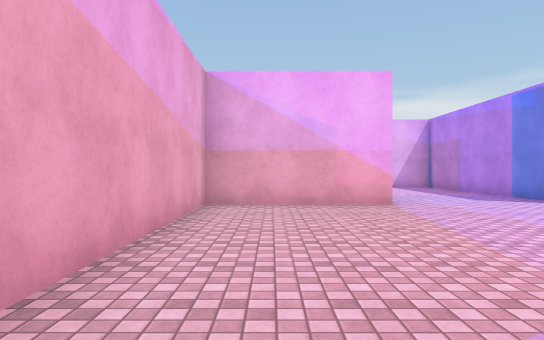
view 1 (above)

24 first-person views from a walk through a 3-D level made in the Unity game engine. The camera is 1.3 m above the floor, looks level and sees 70° across. The floor is counted in squares, 2 m on a side. Each view is taken from the middle of a square. On the plan, view 1 faces up. The plan holds only what a view shows up to about 11 squares ahead; the rest is blank. The player is left out. Some animated figures are not drawn. Surface patterns are stand-ins for the level's own textures.

view 2
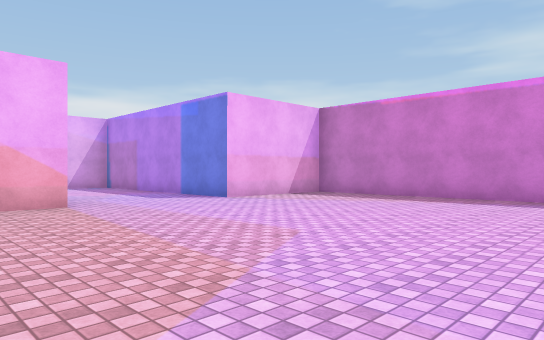

view 3
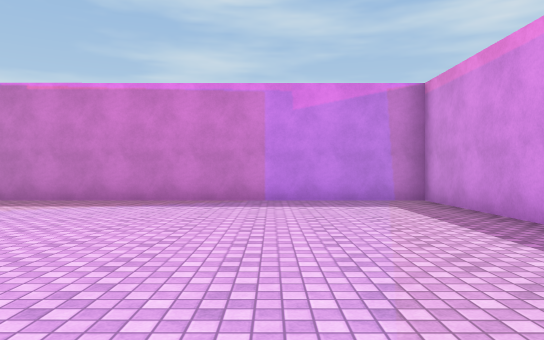

view 4
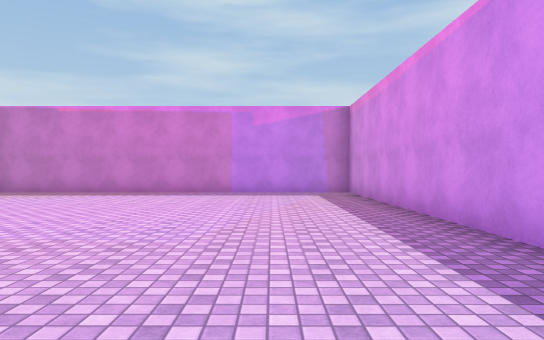

view 5
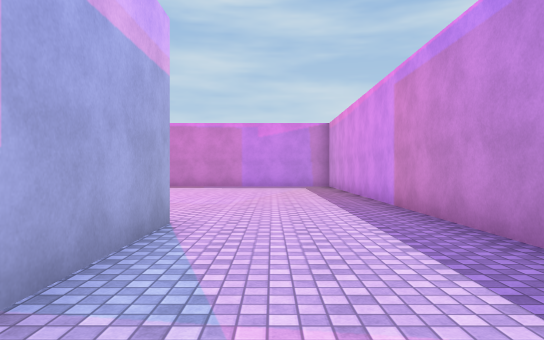

view 6
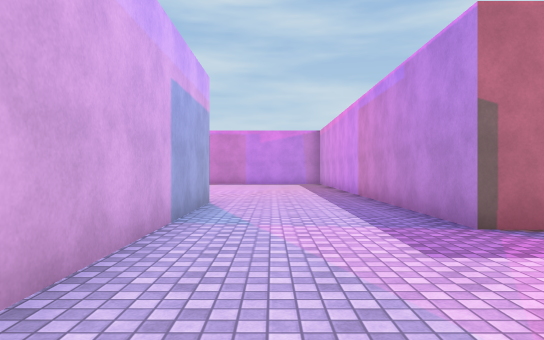

view 7
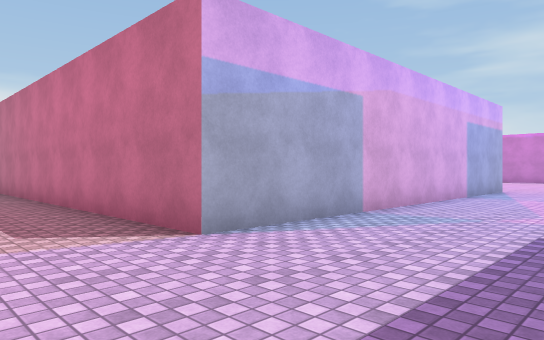

view 8
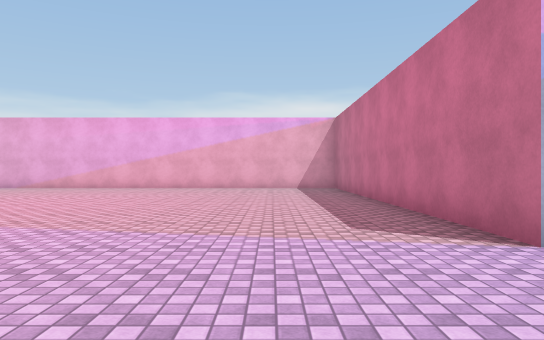

view 9
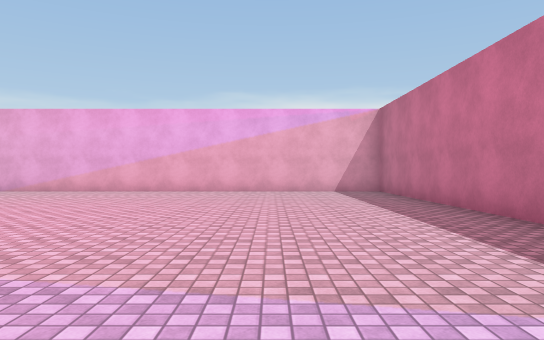

view 10
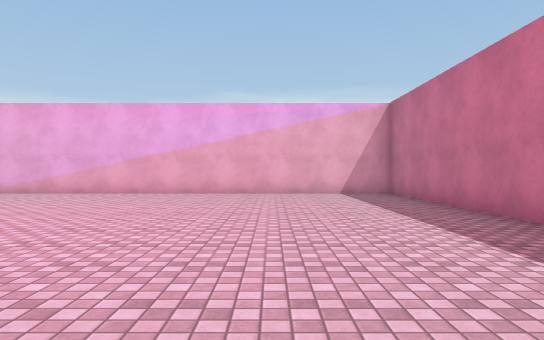

view 11
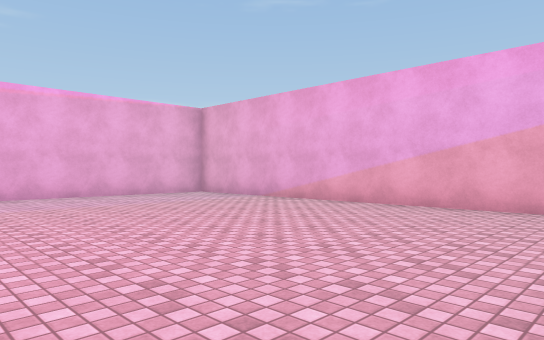

view 12
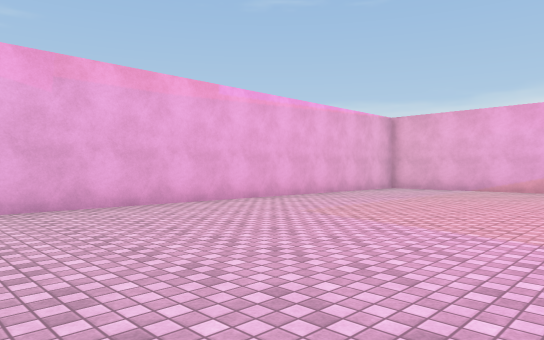

view 13
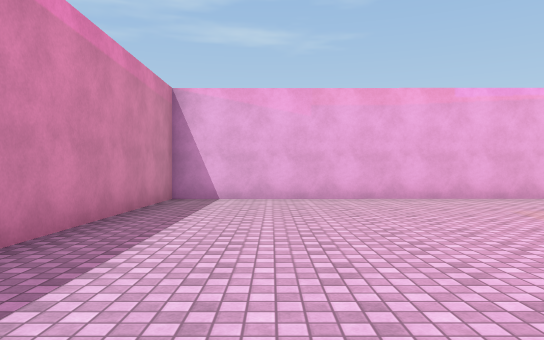

view 14
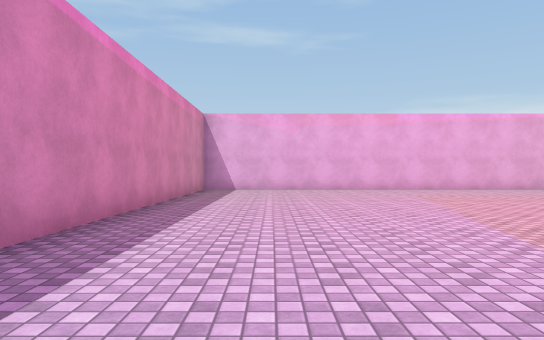

view 15
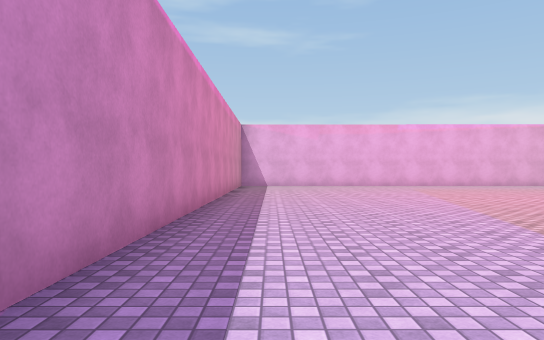

view 16
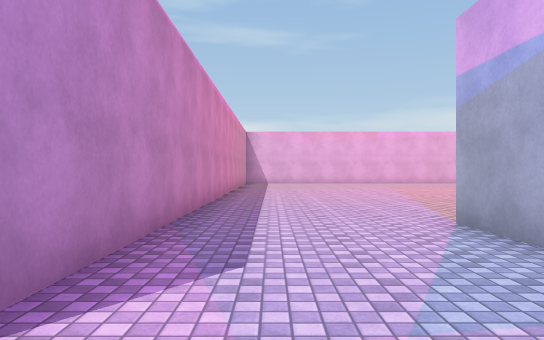

view 17
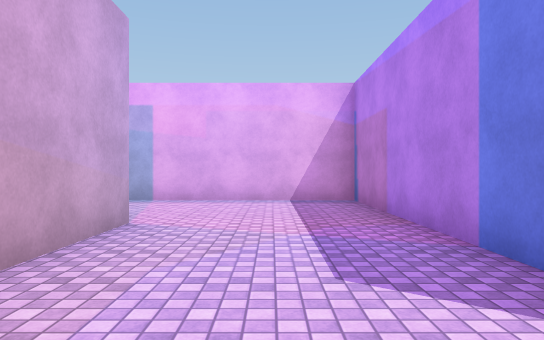

view 18
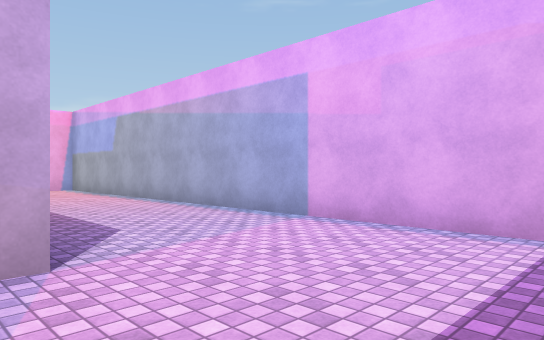

view 19
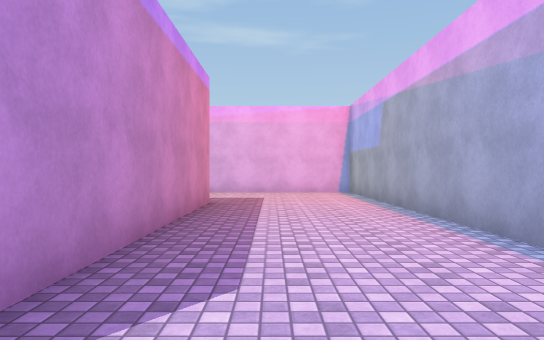

view 20
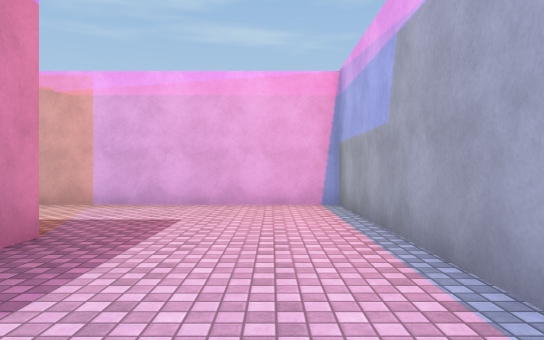

view 21
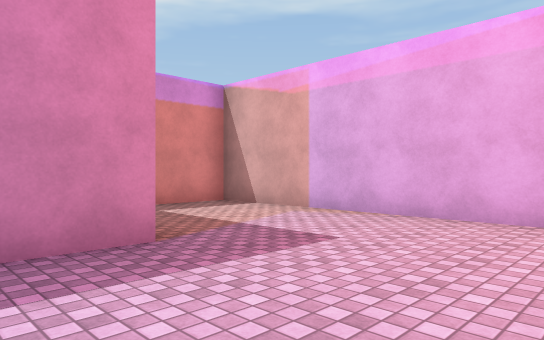

view 22
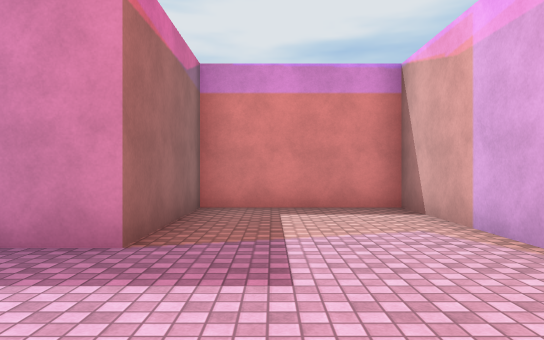

view 23
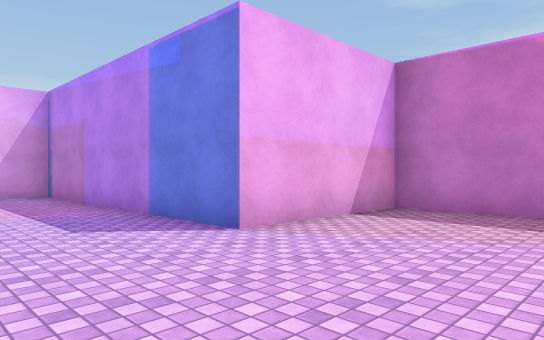

view 24
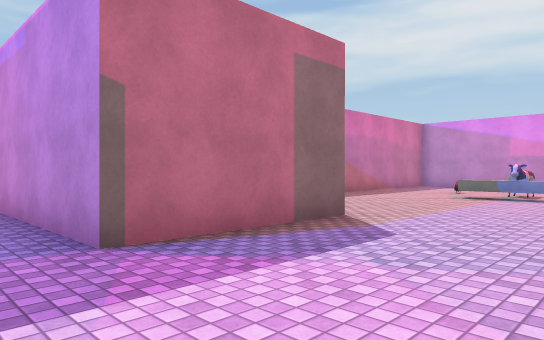

### Floor plan
Points are (right, up) in squares from view 1. A wall is a line through its corners. A room is listed if a view was taken in it or the views show most of it. See-through windows are left out.
Room 1 (views 1, 2, 3, 17, 18, 19, 20, 21, 22, 23)
walls: (2.2, 7.2) (-1.2, 7.2) (-1.2, 1.8); (2.3, 10.8) (2.3, 8.5); (-0.6, -3.2) (9.3, -3.2) (9.3, 7.2) (5.8, 7.2) (5.8, 14.3) (-8.3, 14.3) (-8.3, 7.3) (-4.8, 7.3) (-4.8, 10.8) (1.2, 10.8)
ways out: opening at (-1.2, -1.5) to room 2
Room 2 (views 4, 5, 6, 7, 8, 9, 10, 11, 12, 13, 14, 15, 16, 24)
walls: (-4.8, -6.8) (-4.8, -3.2) (-0.6, -3.2); (-1.2, 0.2) (-11.7, 0.2) (-11.7, 10.8) (-24.9, 10.8); (-25.7, 9.9) (-25.7, -3.2) (-8.7, -3.2)
low walls: (-5.6, -11.5) (-4.6, -11.5)
ways out: opening at (-1.2, -1.5) to room 1
objects: other object (-6, -13) to (-6, -12)

Positions as (right, up) in squares from view 1, and headings:
1: (0, 0), facing up
2: (0, 0), facing up-right
3: (1, 0), facing right
4: (-2, -1), facing right
5: (-6, -1), facing right
6: (-9, -1), facing right
7: (-14, -3), facing up-right
8: (-14, -3), facing up
9: (-15, -1), facing up
10: (-15, 0), facing up
11: (-16, 4), facing up-left
12: (-19, -2), facing up-left
13: (-17, -1), facing left
14: (-13, -1), facing left
15: (-10, -2), facing left
16: (-7, -2), facing left
17: (4, 6), facing up
18: (5, 10), facing up-left
19: (3, 12), facing left
20: (-1, 13), facing left
21: (-3, 14), facing down-left
22: (-6, 14), facing down
23: (3, 4), facing up-right
24: (-8, -2), facing down-right
